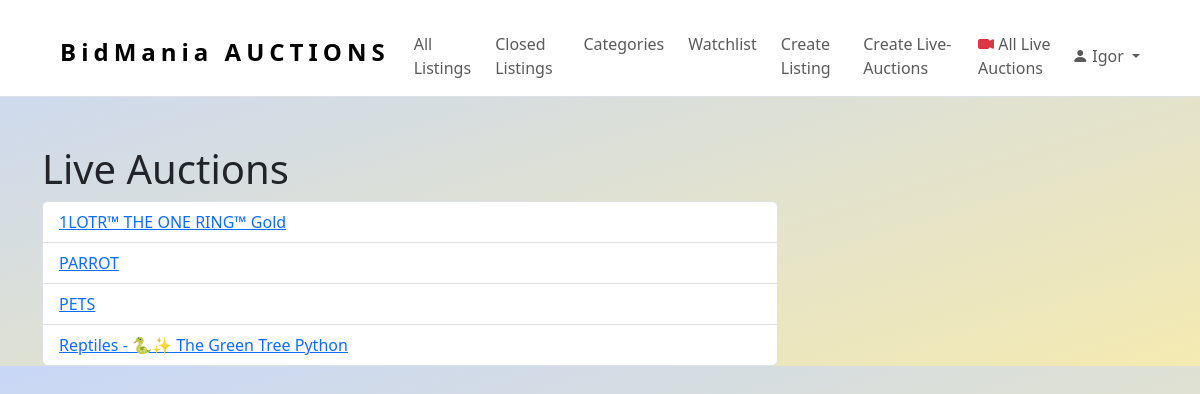
The page /live_auctions (signed in) on the database its author committed.
### auctions/models.py (models this page shows, shortened)
class User(AbstractUser):
    pass
    watchlist = models.ManyToManyField("Auction", blank=True, related_name="watcher")
    bids = models.ManyToManyField("Auction", blank=True, related_name="bidder")

class Auction(models.Model):
    title = models.CharField(max_length=255)
    description = models.TextField()
    start_bid = models.FloatField()
    image = models.URLField(blank=True)
    image_upload = models.ImageField(upload_to='auction_images/', null=True, blank=True)
    category = models.ForeignKey(Category, on_delete=models.SET_DEFAULT, default=None)
    lister = models.ForeignKey(User, on_delete=models.CASCADE, blank=True, null=True, related_name="lister")
    active = models.BooleanField(default=True)
    stream = models.OneToOneField(Stream, on_delete=models.CASCADE, null=True, blank=True)
    is_live_auction = models.BooleanField(default=False)
    end_date = models.DateTimeField(default=timezone.now)
    class Meta:
        ordering = ["title"]

### auctions/views.py (the view)
# urls.py: path("live_auctions", views.live_auctions, name="live_auctions"),
@login_required(login_url='login')
def live_auctions(request):
    live_auctions = Auction.objects.filter(stream__isnull=False, active=True)
    return render(request, "auctions/live_auctions.html", {
        "live_auctions": live_auctions,
        "headline": "Live Auctions"
    })

### auctions/templates/auctions/live_auctions.html
{% extends "auctions/layout.html" %}
{% block body %}
    <div class="container mt-5">
        <div class="row">
            <div class="col-lg-8">
                <h1>Live Auctions</h1>
                {% if live_auctions %}
                    <ul class="list-group">
                        {% for auction in live_auctions %}
                            <li class="list-group-item"><a href="{% url 'live_stream' auction_id=auction.id %}">{{ auction.title }}</a></li>
                        {% endfor %}
                    </ul>
                {% else %}
                    <p>No live auctions available.</p>
                {% endif %}
            </div>
        </div>
    </div>
{% endblock %}

### auctions/templates/auctions/layout.html (shortened to what this page needs)
{% load static %}
<!DOCTYPE html>
<html lang="en">
    <head>
        <link href="https://cdn.jsdelivr.net/npm/bootstrap@5.3.0-alpha3/dist/css/bootstrap.min.css" rel="stylesheet">
        <link rel="stylesheet" type="text/css" href="https://cdn.jsdelivr.net/npm/bootstrap-icons@1.10.4/font/bootstrap-icons.css">
        <link href="{% static 'styles.css' %}" rel="stylesheet" type="text/css">
    </head>
    <body style="background: linear-gradient(to bottom right, rgb(200, 215, 247), rgb(244, 234, 177));">
        <nav class="pt-4 navbar navbar-expand-lg navbar-white bg-white sticky-top border-bottom">
            <div class="mx-5 container-fluid">
                <a class="me-3 text-decoration-none navbar-brand" href="/">
                    <h4 class="fw-bold" style="letter-spacing:5px;">BidMania AUCTIONS</h4>
                </a>
                <div class="collapse navbar-collapse" id="navbarNavDropdown">
                    <ul class="me-auto mb-2 mb-lg-0 navbar-nav">
                        <li class="nav-item">
                            <a class="me-2 nav-link" aria-current="page" href="{% url 'all' %}">All Listings</a>
                        </li>
                        <li class="nav-item">
                            <a class="me-2 nav-link" aria-current="page" href="{% url 'closed' %}">Closed Listings</a>
                        </li>
                        <li class= "nav-item">
                            <a class="me-2 nav-link" href="{% url 'categories' %}">Categories</a>
                        </li>
                        <li class="nav-item">
                            <a class="me-2 nav-link" href="{% url 'watchlists' %}">Watchlist</a>
                        </li>
                        <li class="nav-item">
                            <a class="me-2 nav-link" href="{% url 'create' %}">Create Listing</a>
                        </li>
                        <li class="nav-item">
                            <a class="me-2 nav-link" href="{% url 'create_live_auctions' %}">Create Live-Auctions</a>
                        </li>
                        <li class="nav-item">
                            {% url 'all_live_auctions' as all_live_auctions_url %}
                            <a class="nav-link {% if request.path == all_live_auctions_url %}active{% endif %}" href="{{ all_live_auctions_url }}">
                                <i class="bi bi-camera-video-fill text-danger"></i> All Live Auctions
                            </a>
                        </li>
                    </ul>
                    <span class="navbar-text dropdown-center">
                        {% if user.is_authenticated %}
                        <div class="dropdown-toggle" href="/" role="button" data-bs-toggle="dropdown" aria-expanded="false">
                            <i class="me-1 bi bi-person-fill"></i>{{ user.username }}
                        </div>
                        {% endif %}
                    </span>
                </div>
            </div>
        </nav>
        <div class="mt-5">
        {% block body %}
        {% endblock %}
        </div>
    </body>
</html>

### rows shown on the page
User: username "Igor"
Auction: title "1LOTR™ THE ONE RING™ Gold"
Auction: title "PARROT"
Auction: title "PETS"
Auction: title "Reptiles - 🐍✨ The Green Tree Python"
